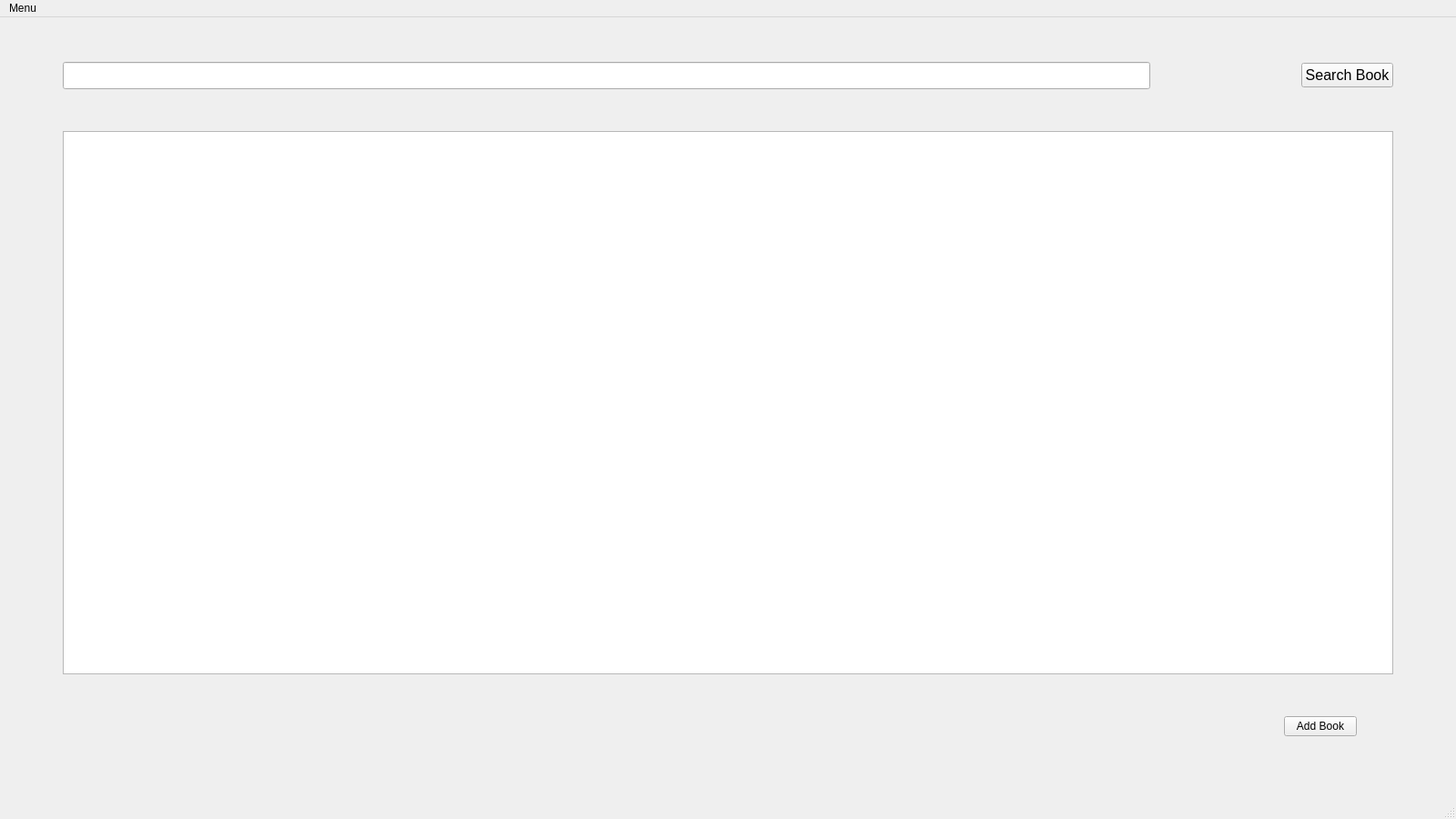
<?xml version="1.0" encoding="UTF-8"?>
<ui version="4.0">
 <class>Admin_books</class>
 <widget class="QMainWindow" name="Admin_books">
  <property name="geometry">
   <rect>
    <x>0</x>
    <y>0</y>
    <width>1600</width>
    <height>900</height>
   </rect>
  </property>
  <property name="windowTitle">
   <string>Books</string>
  </property>
  <widget class="QWidget" name="centralwidget">
   <layout class="QHBoxLayout" name="horizontalLayout_4">
    <item>
     <spacer name="horizontalSpacer_7">
      <property name="orientation">
       <enum>Qt::Horizontal</enum>
      </property>
      <property name="sizeType">
       <enum>QSizePolicy::Fixed</enum>
      </property>
      <property name="sizeHint" stdset="0">
       <size>
        <width>60</width>
        <height>20</height>
       </size>
      </property>
     </spacer>
    </item>
    <item>
     <layout class="QVBoxLayout" name="verticalLayout">
      <item>
       <spacer name="verticalSpacer_4">
        <property name="orientation">
         <enum>Qt::Vertical</enum>
        </property>
        <property name="sizeType">
         <enum>QSizePolicy::Fixed</enum>
        </property>
        <property name="sizeHint" stdset="0">
         <size>
          <width>20</width>
          <height>40</height>
         </size>
        </property>
       </spacer>
      </item>
      <item>
       <layout class="QHBoxLayout" name="horizontalLayout">
        <item>
         <widget class="QLineEdit" name="searchBook_lineEdit">
          <property name="sizePolicy">
           <sizepolicy hsizetype="Expanding" vsizetype="Fixed">
            <horstretch>0</horstretch>
            <verstretch>0</verstretch>
           </sizepolicy>
          </property>
          <property name="minimumSize">
           <size>
            <width>0</width>
            <height>30</height>
           </size>
          </property>
          <property name="placeholderText">
           <string/>
          </property>
         </widget>
        </item>
        <item>
         <spacer name="horizontalSpacer">
          <property name="orientation">
           <enum>Qt::Horizontal</enum>
          </property>
          <property name="sizeType">
           <enum>QSizePolicy::Fixed</enum>
          </property>
          <property name="sizeHint" stdset="0">
           <size>
            <width>160</width>
            <height>20</height>
           </size>
          </property>
         </spacer>
        </item>
        <item>
         <widget class="QPushButton" name="searchBook_button">
          <property name="font">
           <font>
            <pointsize>12</pointsize>
            <weight>50</weight>
            <bold>false</bold>
           </font>
          </property>
          <property name="text">
           <string>Search Book</string>
          </property>
         </widget>
        </item>
       </layout>
      </item>
      <item>
       <spacer name="verticalSpacer">
        <property name="orientation">
         <enum>Qt::Vertical</enum>
        </property>
        <property name="sizeType">
         <enum>QSizePolicy::Fixed</enum>
        </property>
        <property name="sizeHint" stdset="0">
         <size>
          <width>20</width>
          <height>40</height>
         </size>
        </property>
       </spacer>
      </item>
      <item>
       <layout class="QHBoxLayout" name="horizontalLayout_3">
        <item>
         <widget class="QTableWidget" name="tableWidget">
          <property name="font">
           <font>
            <pointsize>11</pointsize>
           </font>
          </property>
          <property name="editTriggers">
           <set>QAbstractItemView::NoEditTriggers</set>
          </property>
          <property name="dragDropOverwriteMode">
           <bool>false</bool>
          </property>
          <property name="selectionMode">
           <enum>QAbstractItemView::SingleSelection</enum>
          </property>
          <attribute name="horizontalHeaderCascadingSectionResizes">
           <bool>false</bool>
          </attribute>
          <attribute name="horizontalHeaderDefaultSectionSize">
           <number>150</number>
          </attribute>
          <attribute name="horizontalHeaderHighlightSections">
           <bool>true</bool>
          </attribute>
          <attribute name="horizontalHeaderStretchLastSection">
           <bool>false</bool>
          </attribute>
          <attribute name="verticalHeaderStretchLastSection">
           <bool>false</bool>
          </attribute>
         </widget>
        </item>
       </layout>
      </item>
      <item>
       <spacer name="verticalSpacer_2">
        <property name="orientation">
         <enum>Qt::Vertical</enum>
        </property>
        <property name="sizeType">
         <enum>QSizePolicy::Fixed</enum>
        </property>
        <property name="sizeHint" stdset="0">
         <size>
          <width>20</width>
          <height>40</height>
         </size>
        </property>
       </spacer>
      </item>
      <item>
       <layout class="QHBoxLayout" name="horizontalLayout_2">
        <item>
         <spacer name="horizontalSpacer_3">
          <property name="orientation">
           <enum>Qt::Horizontal</enum>
          </property>
          <property name="sizeHint" stdset="0">
           <size>
            <width>40</width>
            <height>20</height>
           </size>
          </property>
         </spacer>
        </item>
        <item>
         <widget class="QPushButton" name="addBook_button">
          <property name="text">
           <string>Add Book</string>
          </property>
         </widget>
        </item>
        <item>
         <spacer name="horizontalSpacer_4">
          <property name="orientation">
           <enum>Qt::Horizontal</enum>
          </property>
          <property name="sizeType">
           <enum>QSizePolicy::Fixed</enum>
          </property>
          <property name="sizeHint" stdset="0">
           <size>
            <width>40</width>
            <height>20</height>
           </size>
          </property>
         </spacer>
        </item>
       </layout>
      </item>
      <item>
       <spacer name="verticalSpacer_3">
        <property name="orientation">
         <enum>Qt::Vertical</enum>
        </property>
        <property name="sizeType">
         <enum>QSizePolicy::Fixed</enum>
        </property>
        <property name="sizeHint" stdset="0">
         <size>
          <width>20</width>
          <height>60</height>
         </size>
        </property>
       </spacer>
      </item>
     </layout>
    </item>
    <item>
     <spacer name="horizontalSpacer_6">
      <property name="orientation">
       <enum>Qt::Horizontal</enum>
      </property>
      <property name="sizeType">
       <enum>QSizePolicy::Fixed</enum>
      </property>
      <property name="sizeHint" stdset="0">
       <size>
        <width>60</width>
        <height>20</height>
       </size>
      </property>
     </spacer>
    </item>
   </layout>
  </widget>
  <widget class="QMenuBar" name="menubar">
   <property name="geometry">
    <rect>
     <x>0</x>
     <y>0</y>
     <width>1600</width>
     <height>17</height>
    </rect>
   </property>
   <widget class="QMenu" name="menuMenu">
    <property name="title">
     <string>Menu</string>
    </property>
    <addaction name="actionAdd_Book"/>
    <addaction name="actionQuit"/>
   </widget>
   <addaction name="menuMenu"/>
  </widget>
  <widget class="QStatusBar" name="statusbar"/>
  <action name="actionQuit">
   <property name="text">
    <string>Quit</string>
   </property>
  </action>
  <action name="actionAdd_Book">
   <property name="text">
    <string>Add Book</string>
   </property>
  </action>
 </widget>
 <resources/>
 <connections/>
</ui>
